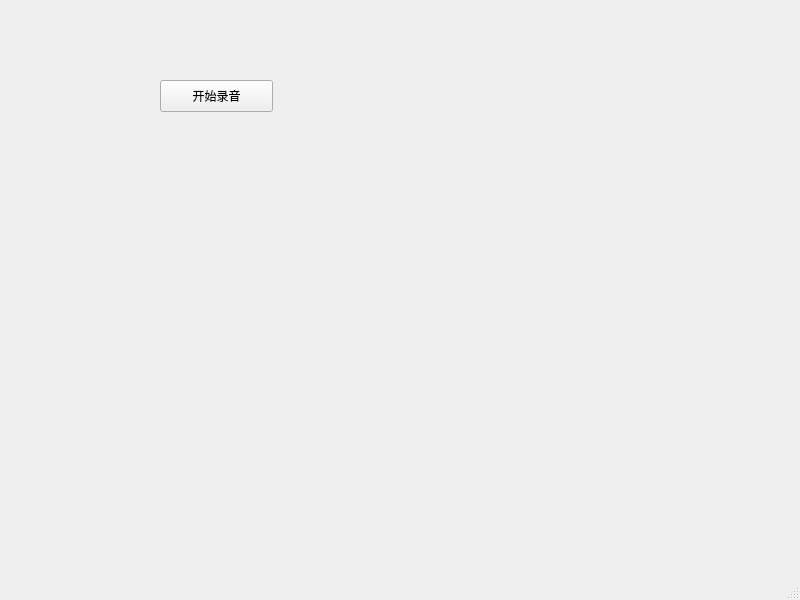
<?xml version="1.0" encoding="UTF-8"?>
<ui version="4.0">
 <class>MainWindow</class>
 <widget class="QMainWindow" name="MainWindow">
  <property name="geometry">
   <rect>
    <x>0</x>
    <y>0</y>
    <width>800</width>
    <height>600</height>
   </rect>
  </property>
  <property name="windowTitle">
   <string>MainWindow</string>
  </property>
  <widget class="QWidget" name="centralwidget">
   <widget class="QPushButton" name="pushButton">
    <property name="geometry">
     <rect>
      <x>160</x>
      <y>80</y>
      <width>113</width>
      <height>32</height>
     </rect>
    </property>
    <property name="text">
     <string>开始录音</string>
    </property>
   </widget>
  </widget>
  <widget class="QMenuBar" name="menubar">
   <property name="geometry">
    <rect>
     <x>0</x>
     <y>0</y>
     <width>800</width>
     <height>24</height>
    </rect>
   </property>
  </widget>
  <widget class="QStatusBar" name="statusbar"/>
 </widget>
 <resources/>
 <connections/>
</ui>
